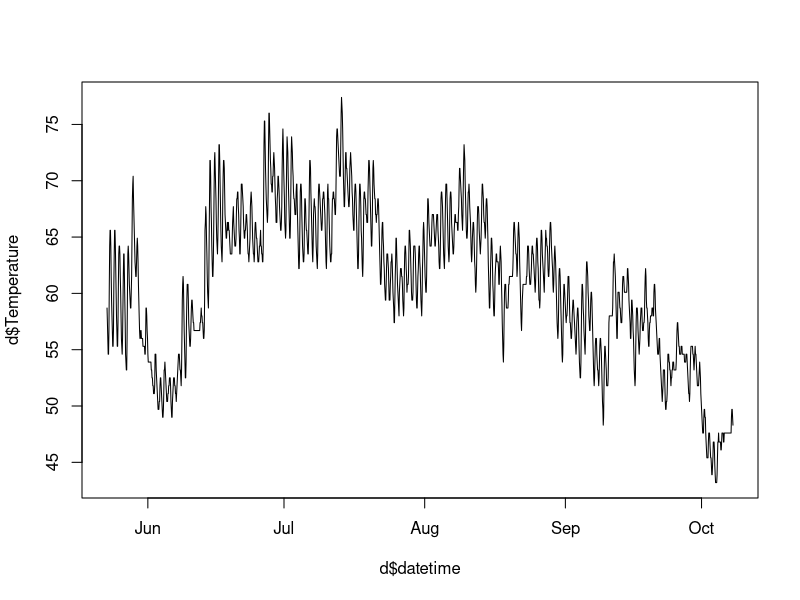

Here is the R script that generated this plot:

d <- read.csv("1998_Jackson_Cr_Lower_corrected.csv")
d$datetime <- strptime(paste(d$Date, d$Time), "%m/%d/%Y %H:%M:%S")
plot(d$datetime, d$Temperature, type='l')
